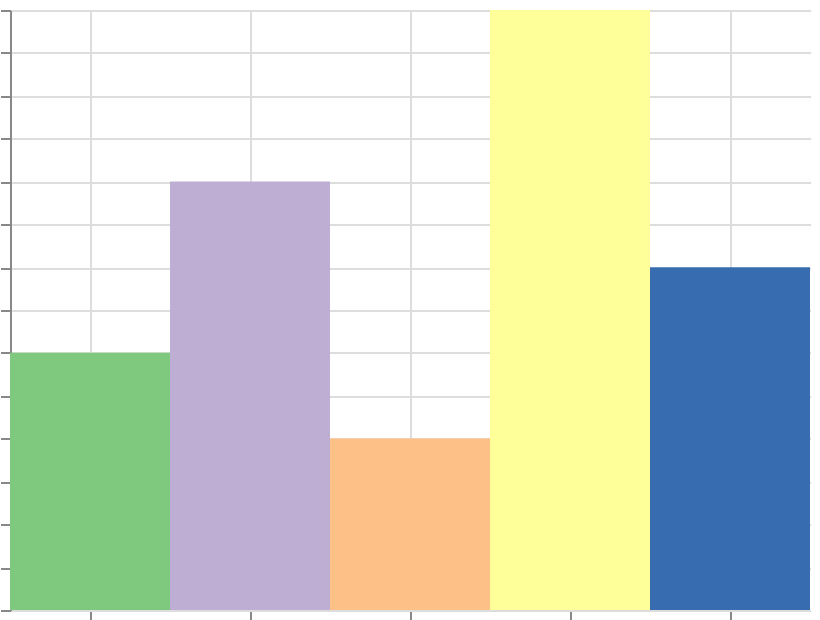

This figure's Vega-Lite source:
### Vega specification from a JSON file in a GitHub repository (floating-point values rounded to 4 significant figures)
{"$schema": "https://vega.github.io/schema/vega/v6.json", "width": 400, "height": 300, "padding": 5, "autosize": "none", "data": [{"name": "table", "values": [{"cat": "A", "val": 3}, {"cat": "B", "val": 5}, {"cat": "C", "val": 2}, {"cat": "D", "val": 7}, {"cat": "E", "val": 4}]}], "scales": [{"name": "x", "type": "band", "domain": {"data": "table", "field": "cat", "sort": true}, "range": "width"}, {"name": "y", "type": "linear", "domain": {"data": "table", "field": "val"}, "range": [{"signal": "height"}, 0], "zero": true, "nice": true}, {"name": "color", "type": "ordinal", "domain": {"data": "table", "field": "cat", "sort": true}, "scheme": "accent"}], "marks": [{"type": "rect", "from": {"data": "table"}, "encode": {"update": {"x": {"scale": "x", "field": "cat"}, "width": {"scale": "x", "band": 1}, "y": {"scale": "y", "field": "val"}, "y2": {"scale": "y", "value": 0}, "fill": {"scale": "color", "field": "cat"}}}}], "axes": [{"scale": "x", "orient": "bottom", "grid": true, "labels": false}, {"scale": "y", "orient": "left", "grid": true, "labels": false}], "legends": [{"fill": "color"}]}
